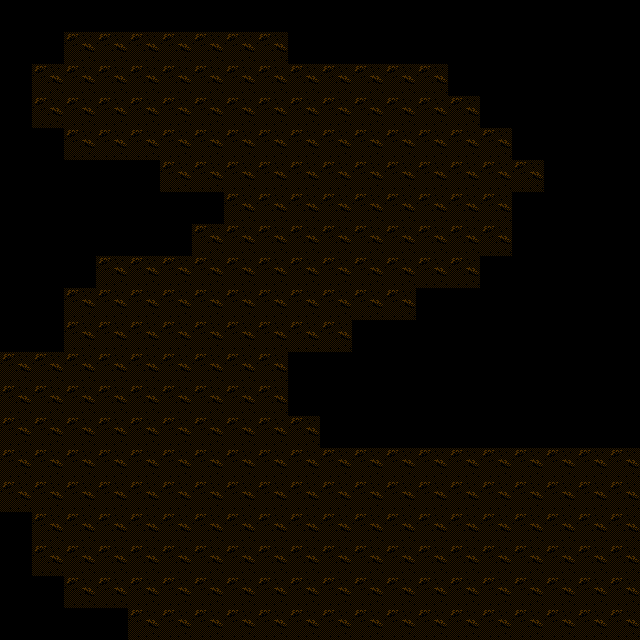

Below is a game level as drawn by its tile map, then a one-line description and the .tmx that defines it (tile-layer data replaced by summaries):
An orthogonal 20x20 tile map with 32x32 px tiles, 1 tile layer (Tile Layer 1) and 1 object.

<map version="1.0" orientation="orthogonal" renderorder="right-down" width="20" height="20" tilewidth="32" tileheight="32" nextobjectid="1">
 <tileset firstgid="1" name="tileset1" tilewidth="32" tileheight="32" tilecount="80">
  <image source="../Art/tileset1.png" trans="ff00ff" width="320" height="256" />
  <tile id="47">
   <objectgroup draworder="index">
    <object id="0" x="0" y="0" width="32" height="32" />
   </objectgroup>
  </tile>
 </tileset>
 <layer name="Tile Layer 1" width="20" height="20">
  <data>[400 cells, 251 non-empty, 1 distinct tile ids]</data>
 </layer>
</map>
